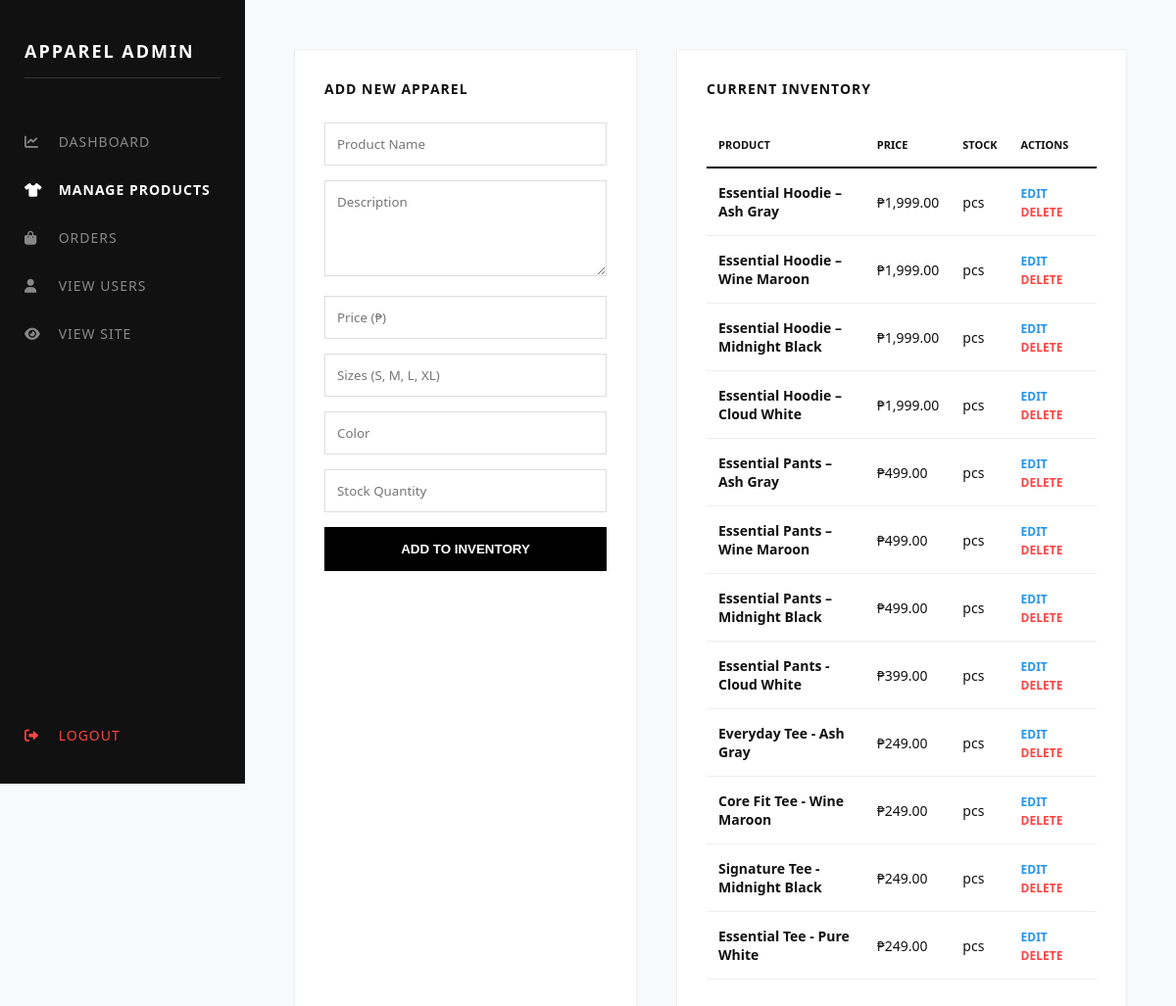
/admin/products.php, run on the app's committed database.
### tables this page shows
CREATE TABLE `products` (
  `id` int(11) NOT NULL,
  `name` varchar(100) DEFAULT NULL,
  `description` text DEFAULT NULL,
  `price` decimal(10,2) DEFAULT NULL,
  `size` varchar(20) DEFAULT NULL,
  `color` varchar(20) DEFAULT NULL,
  `image` varchar(255) DEFAULT NULL,
  `category` varchar(50) DEFAULT NULL,
  `stock_s` int(11) DEFAULT 0,
  `stock_m` int(11) DEFAULT 0,
  `stock_l` int(11) DEFAULT 0,
  `stock_xl` int(11) DEFAULT 0
);

### admin/products.php (the view, shortened to what this page needs)
<?php
include "../config/database.php";
$products = mysqli_query($conn, "SELECT * FROM products ORDER BY id DESC");
?>
<!DOCTYPE html>
<html lang="en">
<head>
    <link rel="stylesheet" href="https://cdnjs.cloudflare.com/ajax/libs/font-awesome/6.0.0/css/all.min.css">
</head>
<body>
    <div class="sidebar">
        <h2>APPAREL ADMIN</h2>
        <a href="dashboard.php"><i class="fas fa-chart-line"></i> Dashboard</a>
        <a href="products.php" class="active-link"><i class="fas fa-tshirt"></i> Manage Products</a>
        <a href="orders.php"><i class="fas fa-shopping-bag"></i> Orders</a>
        <a href="users.php"><i class="fas fa-user"></i> View Users</a>
        <a href="../index.php"><i class="fas fa-eye"></i> View Site</a>
        <a href="logout.php" class="logout-link"><i class="fas fa-sign-out-alt"></i> Logout</a>
    </div>
    <div class="admin-container">
        <div class="form-card">
            <h3>Add New Apparel</h3>
            <form method="POST">
                <input name="name" placeholder="Product Name" required>
                <textarea name="desc" placeholder="Description" rows="4"></textarea>
                <input name="price" type="number" step="0.01" placeholder="Price (₱)" required>
                <input name="size" placeholder="Sizes (S, M, L, XL)">
                <input name="color" placeholder="Color">
                <input name="stock" type="number" placeholder="Stock Quantity" required>
                <button type="submit" name="add" class="btn-black">Add to Inventory</button>
            </form>
        </div>
        <div class="inventory-card">
            <h3>Current Inventory</h3>
            <table>
                <thead>
                    <tr>
                        <th>Product</th>
                        <th>Price</th>
                        <th>Stock</th>
                        <th>Actions</th>
                    </tr>
                </thead>
                <tbody>
                    <?php while($row = mysqli_fetch_assoc($products)): ?>
                    <tr>
                        <td><strong><?php echo $row['name']; ?></strong></td>
                        <td>₱<?php echo number_format($row['price'], 2); ?></td>
                        <td><?php echo $row['stock']; ?> pcs</td>
                        <td>
                            <a href="javascript:void(0)" onclick='openEditModal(<?php echo json_encode($row); ?>)' style="color: #2196F3; text-decoration: none; font-weight: bold; margin-right: 15px; font-size: 12px;">EDIT</a>
                            <a href="delete_product.php?id=<?php echo $row['id']; ?>" onclick="return confirm('Delete this product?')" style="color: #ff4444; text-decoration: none; font-weight: bold; font-size: 12px;">DELETE</a>
                        </td>
                    </tr>
                    <?php endwhile; ?>
                </tbody>
            </table>
        </div>
    </div>
</body>
</html>

### admin/products.php (style rules this page uses)
body { margin: 0; display: flex; background-color: #f8f9fa; font-family: 'Segoe UI', sans-serif; color: #111; }
.sidebar { width: 250px; height: 100vh; background: #111; color: #fff; padding: 25px; position: fixed; left: 0; top: 0; box-sizing: border-box; display: flex; flex-direction: column; z-index: 1000; }
.sidebar h2 { font-size: 18px; letter-spacing: 2px; margin-bottom: 40px; text-transform: uppercase; border-bottom: 1px solid #333; padding-bottom: 15px; }
.sidebar a { display: block; color: #888; text-decoration: none; padding: 15px 0; transition: 0.3s; font-size: 14px; text-transform: uppercase; letter-spacing: 1px; }
.sidebar a i { margin-right: 10px; width: 20px; }
.sidebar a:hover, .active-link { color: #fff !important; }
.active-link { font-weight: bold; }
.logout-link { margin-top: auto; color: #ff4444 !important; padding-bottom: 20px; }
.admin-container { margin-left: 250px; padding: 50px; width: calc(100% - 250px); display: grid; grid-template-columns: 350px 1fr; gap: 40px; box-sizing: border-box; }
.form-card, .inventory-card { background: #fff; padding: 30px; border: 1px solid #eee; box-shadow: 0 2px 5px rgba(0,0,0,0.02); }
h3 { margin-top: 0; text-transform: uppercase; font-size: 14px; letter-spacing: 1px; margin-bottom: 25px; }
input, textarea { width: 100%; padding: 12px; margin-bottom: 15px; border: 1px solid #ddd; box-sizing: border-box; font-family: inherit; }
.btn-black { width: 100%; padding: 15px; background: #000; color: #fff; border: none; cursor: pointer; text-transform: uppercase; font-weight: bold; }
table { width: 100%; border-collapse: collapse; }
th { text-align: left; padding: 15px 12px; border-bottom: 2px solid #000; text-transform: uppercase; font-size: 11px; }
td { padding: 15px 12px; border-bottom: 1px solid #eee; font-size: 14px; }

### data on the page
products: name "Essential Hoodie – Ash Gray", price "1,999.00"
products: name "Essential Hoodie – Wine Maroon", price "1,999.00"
products: name "Essential Hoodie – Midnight Black", price "1,999.00"
products: name "Essential Hoodie – Cloud White", price "1,999.00"
products: name "Essential Pants – Ash Gray", price "499.00"
products: name "Essential Pants – Wine Maroon", price "499.00"
products: name "Essential Pants – Midnight Black", price "499.00"
products: name "Essential Pants - Cloud White", price "399.00"
products: name "Everyday Tee - Ash Gray", price "249.00"
products: name "Core Fit Tee - Wine Maroon", price "249.00"
products: name "Signature Tee - Midnight Black", price "249.00"
products: name "Essential Tee - Pure White", price "249.00"
